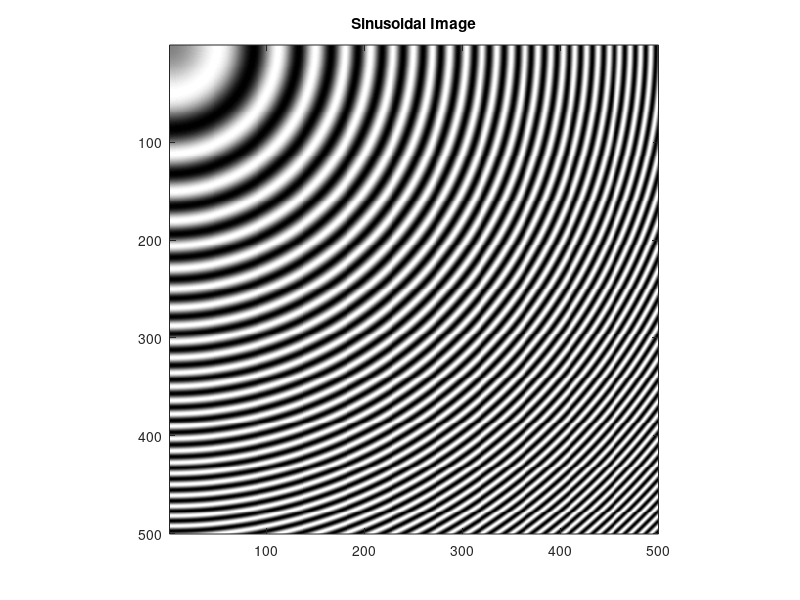
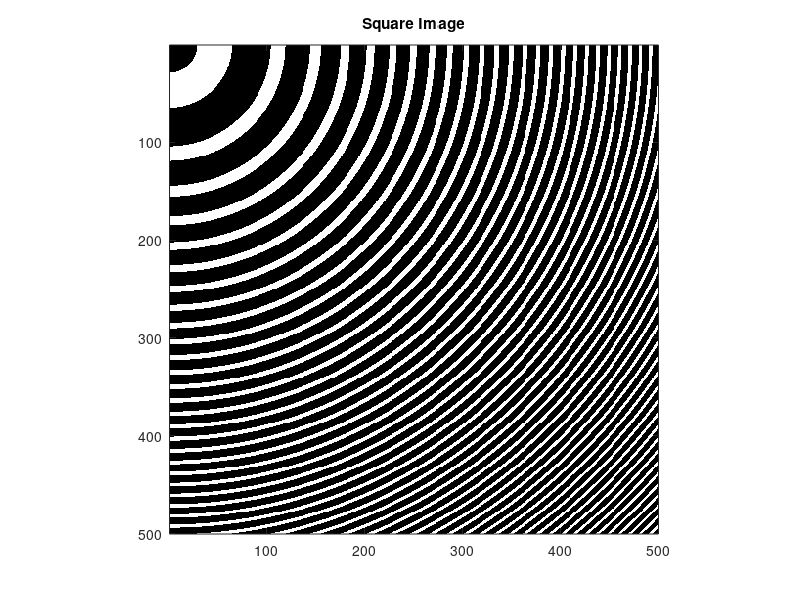

The MATLAB script that drew these images, in order:
%% Parameters
%number of pixels on a side of the final image, we should make sure this is
%much higher than in our sensor later
pixelwidth=500;  

%a constant that controls initial frequency
%Goal is to avoid aliasing in this image but still make it hard for a
%camera to render the scene properly.  We will have to experiment to find
%out what value is best here.  Remember this is the scene so even an ideal
%sensor should have a lower resolution version of this.
% f=1/pixelwidth/10*4;    %seems to be at Nyquist limit at edges, too hard
% f=1/pixelwidth/10*2;    %1/2 Nyquist at edges, perhaps still too hard
f=1/pixelwidth/10;        %1/4 Nyquist at edges, more feasible


%% Generate sinusoidal and square chirps
[x,y]=meshgrid(1:pixelwidth);
dist=sqrt(x.^2+y.^2);
sinusoidalim=sin(2*pi*f/2*dist.^2);

%threshold the sinusoidal pattern to get the square pattern
squareim=(1+sign(sinusoidalim-.5))/2;

%% Make images
imwrite(sinusoidalim, 'sinusoidalim.jpg');
imwrite(squareim, 'squareim.jpg');

%% Show images
figure(1)
imagesc(sinusoidalim)
axis square
colormap(gray)
title('Sinusoidal Image')

figure(2)
imagesc(squareim)
axis square
colormap(gray)
title('Square Image')